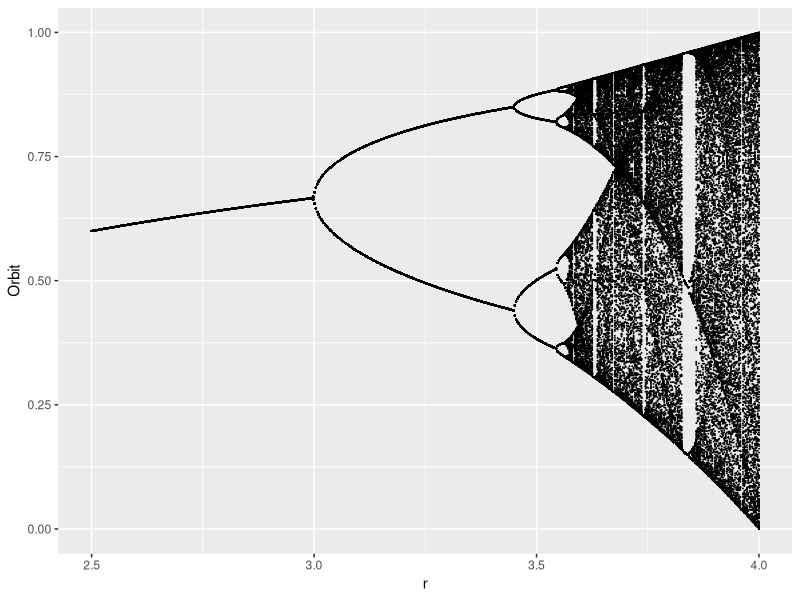
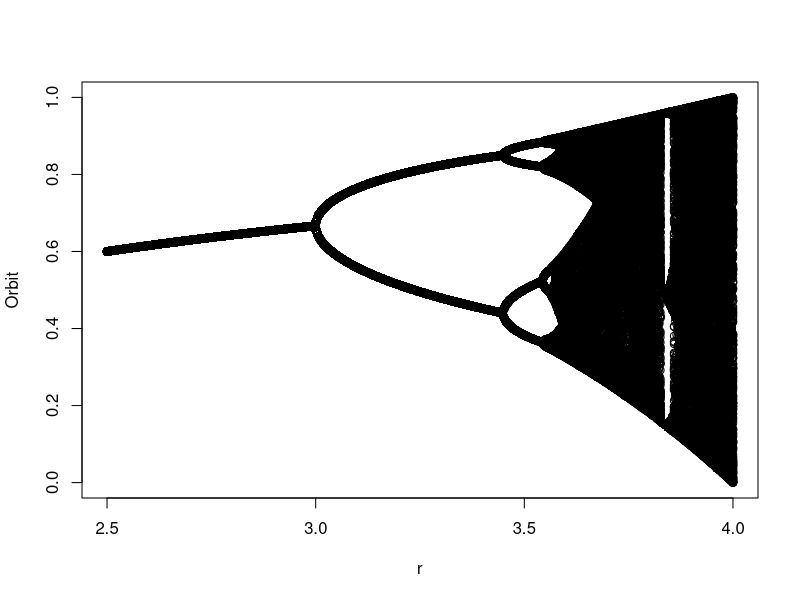

Here is the R script that generated these plots, in order:
require(ggplot2)
logistic.map <- function(r, x, N, M){
  ## r: bifurcation parameter
  ## x: initial value
  ## N: number of iteration
  ## M: number of iteration points to be returned
  z <- 1:N
  z[1] <- x
  for(i in c(1:(N-1))){
    z[i+1] <- r *z[i]  * (1 - z[i])
  }
  ## Return the last M iterations 
  z[c((N-M):N)]
}

## Set scanning range for bifurcation parameter r
my.r <- seq(2.5, 4, by=0.003)
system.time(Orbit <- sapply(my.r, logistic.map,  x=0.1, N=1000, M=300))
##   user  system elapsed (on a 2.4GHz Core2Duo)
##   2.910   0.018   2.919 

Orbit <- as.vector(Orbit)
r <- sort(rep(my.r, 301))

lmap <- data.frame(r,Orbit)
ggplot(lmap,aes(x=r,y=Orbit)) +
  geom_point(size=0.001)
plot(Orbit ~ r)